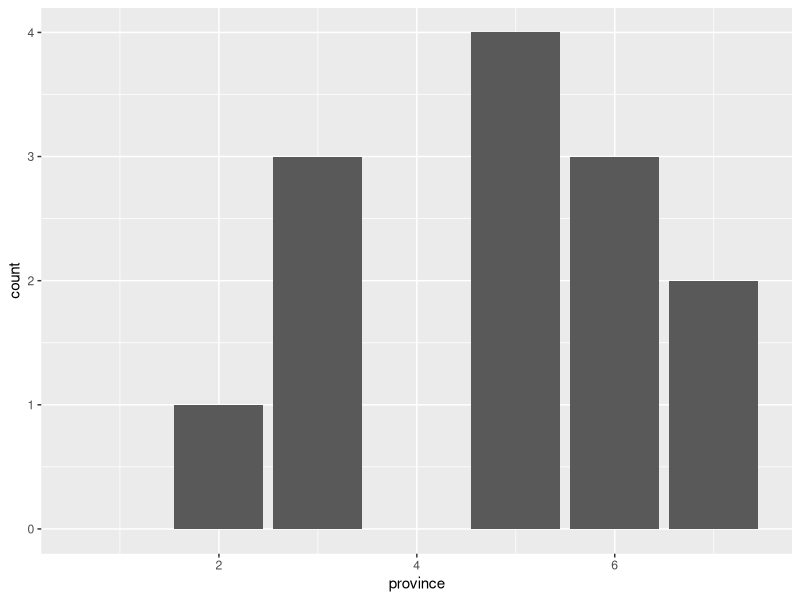
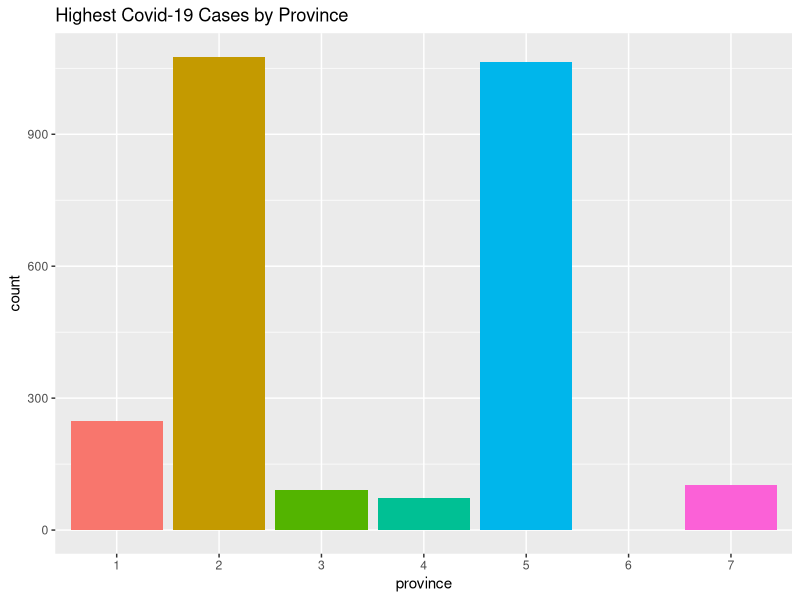
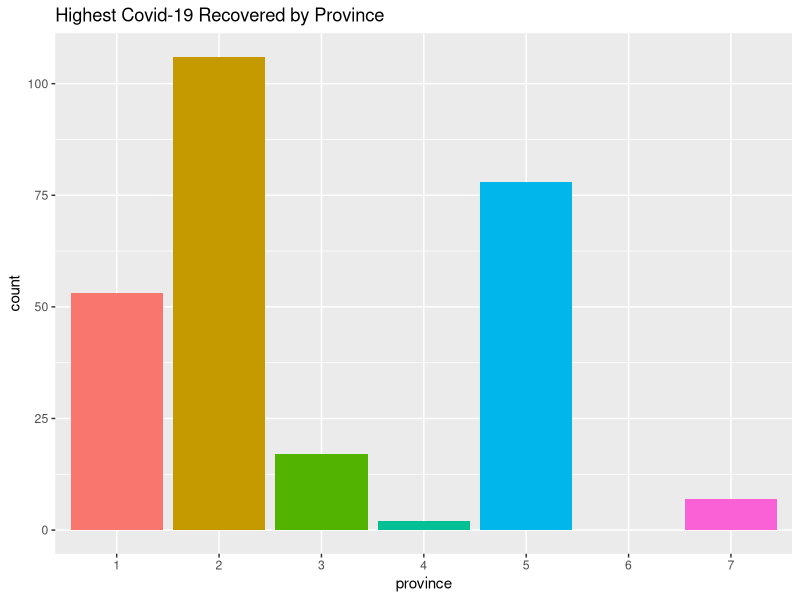
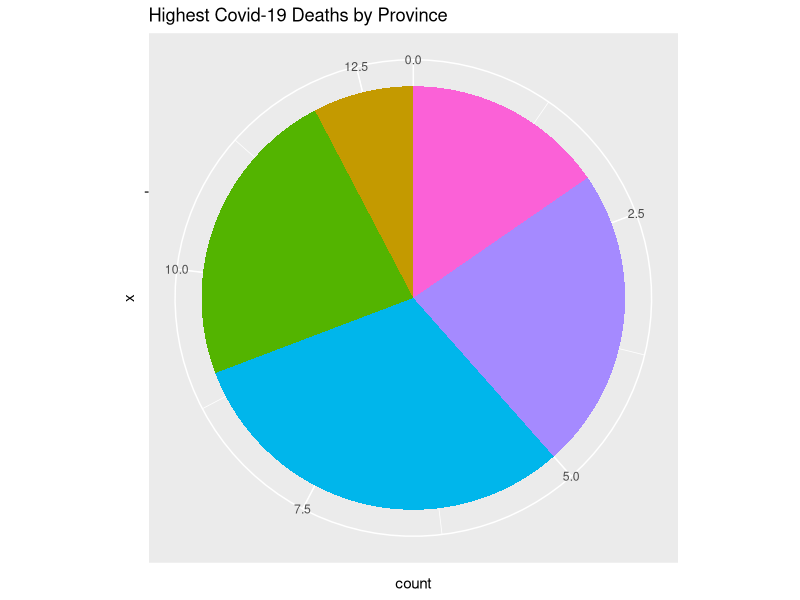
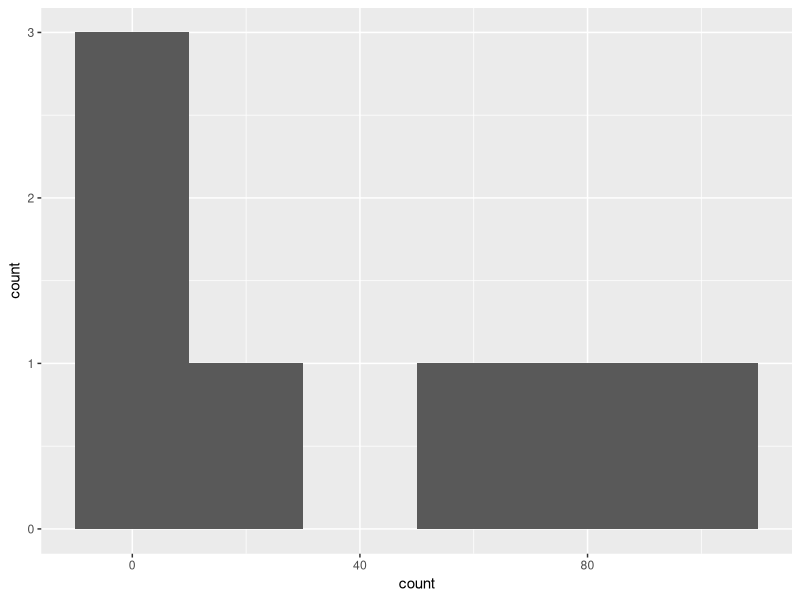
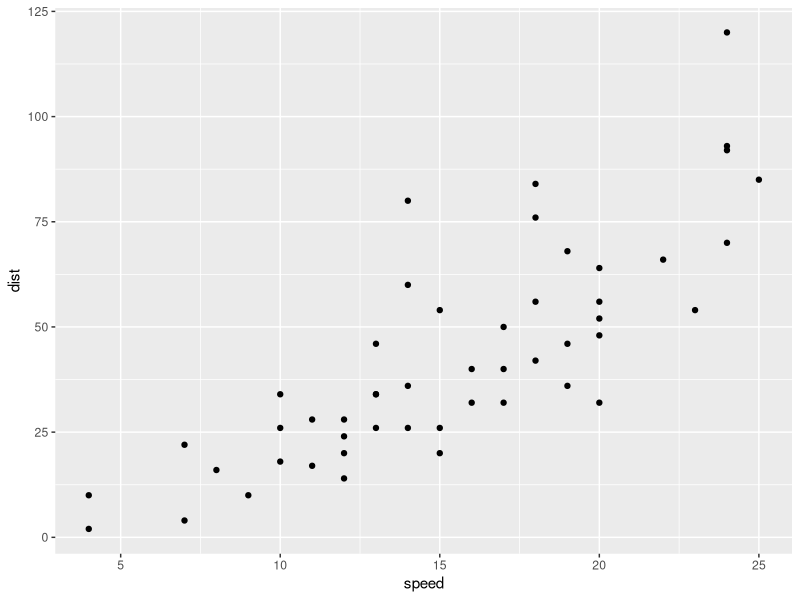

Here is the R script that generated these plots, in order: (Note: this script raises an error after producing the figures.)
## ---- chunk 1
knitr::opts_chunk$set(
	echo = TRUE,
	message = FALSE,
	warning = FALSE
)
## ---- chunk 2
library(ggplot2)
library(dplyr)
library(readr)

## Ctrl + Shift + Enter
## ---- chunk 3
province_status <- read_csv("province_status.csv")

province_status


## ---- chunk 4

library(ggplot2)

province_status %>%
filter(type  == "deaths") %>% 
ggplot(aes(x = province, y = count) ) +
  geom_bar(stat = "identity")
## ---- chunk 5
province_status$province <- as.factor(province_status$province)

province_status %>% 
  filter(type == "cases") %>% 
  ggplot(aes(x = province, y = count, fill = province)) +
  geom_col() +
  ggtitle("Highest Covid-19 Cases by Province") +
  guides(fill = F)


## ---- chunk 6

province_status %>% 
  filter(type == "recovered") %>% 
  ggplot(aes(x = province, y = count, fill = province)) +
  geom_col() +
  ggtitle("Highest Covid-19 Recovered by Province") +
  guides(fill = F)
## ---- chunk 7
province_status %>% 
  filter(type == "deaths") %>% 
  ggplot(aes(x = "", y = count, fill = province)) +
  geom_col(width = 1) +
  coord_polar(start = 0, direction = 1, "y") +
  ggtitle("Highest Covid-19 Deaths by Province") +
  guides(fill = F)
## ---- chunk 8
province_status %>% 
  group_by(province) %>% 
  summarise(total = sum(count))
  
province_status %>% 
  # filter(type == "cases") %>% 
  summarise(total = sum(count))
## ---- chunk 9
province_status %>% 
  filter(type == "recovered") %>% 
  ggplot(aes(x = count )) +
  geom_histogram(stat = "bin", binwidth = 20)
## ---- chunk 10
cars %>% 
  ggplot(aes(x = speed, y = dist)) +
  geom_point()

## ---- chunk 11
gapminder %>% 
  filter(year == 2007) %>%
  ggplot(aes(x = continent, y = lifeExp)) +
  geom_boxplot()
## ---- chunk 12
district_status <- read_csv("district_status.csv")

library(tidyr)

  
## ---- chunk 13
library(tidyverse)

district_status$district <- factor(district_status$district)

# highest_cases_df <- 
district_status %>% 
  drop_na() %>% 
  filter(type == "cases") %>% 
  arrange(desc(count)) %>% 
  top_n(count, n = 10) %>%
  # mutate(n = fct_reorder(district, count)) %>% 
  ggplot(aes(x = district, y = count, fill = district)) +
  geom_col()

